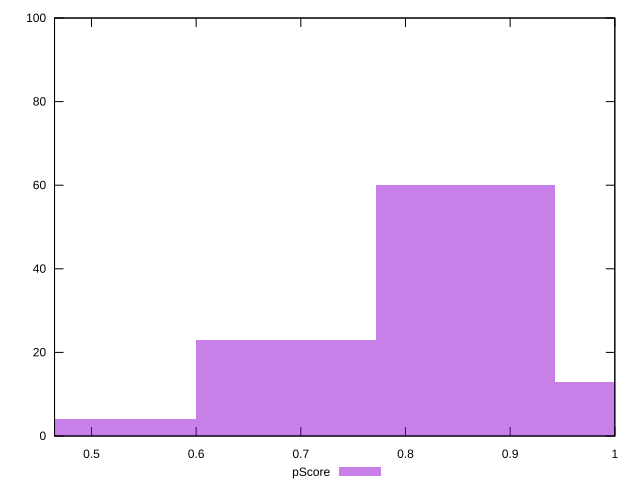

The gnuplot source for this figure:
reset

$pScore <<EOF
1.0289051026082134 13
0.6859367350721424 23
0.857420918840178 60
0.5144525513041067 4
EOF

set key outside below
set boxwidth 0.1714841837680356
set xrange [0.4647058823529412:1]
set yrange [0:100]
set trange [0:100]
set style fill transparent solid 0.5 noborder
set terminal svg size 640, 490 enhanced background rgb 'white'
set output "report_00009_2021-02-08T22-37-41.559Z/unused-css-rules/samples/pages/pScore/histogram.svg"

plot $pScore title "pScore" with boxes

reset
